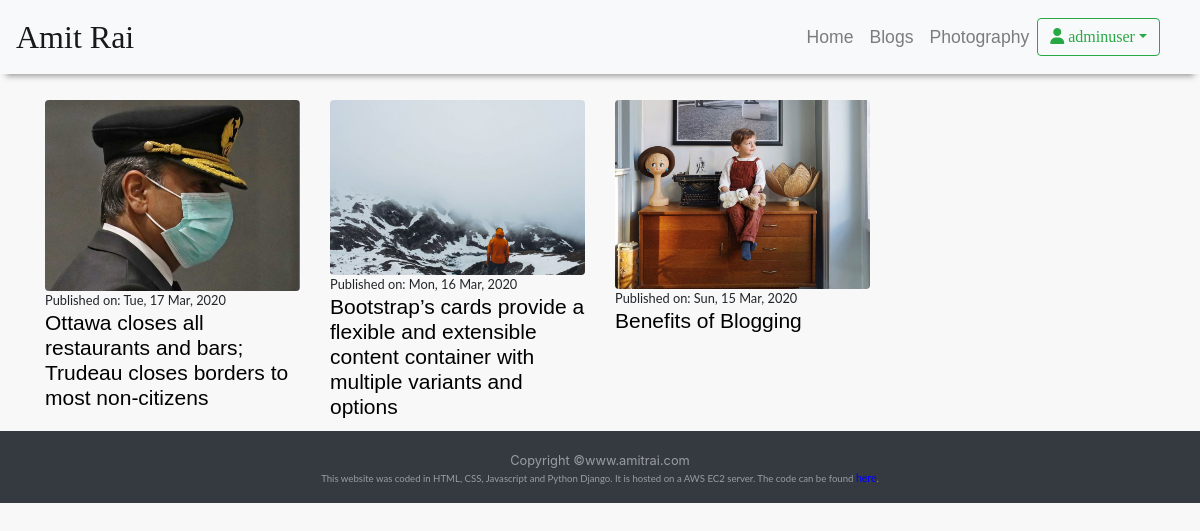
Page /postlist/ (signed in) on the committed database.
### blogsite/models.py (models this page shows, shortened)
class Post(models.Model):
    author = models.ForeignKey('auth.User',on_delete=models.CASCADE)
    title = models.CharField(max_length=200)
    text = RichTextUploadingField()
    created_date = models.DateTimeField(default=timezone.now)
    published_date = models.DateTimeField(blank=True, null=True)
    post_pic = models.ImageField(upload_to='post_pics',blank=True)

### blogsite/views.py (the view)
# urls.py: path('postlist/',views.PostListView.as_view(),name='post_list'),
class PostListView(ListView):
    model = Post
    def get_queryset(self):
        return Post.objects.filter(published_date__lte=timezone.now()).order_by('-published_date')

### blogsite/templates/blogsite/post_list.html
{% extends 'blogsite/base.html' %}
{% load static %}
{% block content %}
<div class="container" style="margin-top:80px">
<div class="row">
{% for post in post_list %}
        <div class="col-md-3">
        <div  style="margin-top:20px;">
            <img class="img-fluid rounded" src="{{post.post_pic.url}}" alt="Card image cap">
            <div>
                <p style="font-size: .8em;">Published on: {{ post.published_date|date:"D, d M, Y"}}</p>
                <a href="{% url 'post_detail' pk=post.pk %}"><h3 style="text-align: left;">{{ post.title }}</h3></a>
            </div>
        </div>
        </div>
    {% if forloop.last %}
       </div>
    {% elif forloop.counter|divisibleby:"4" %}
       <div class="row">
    {% endif %}
{% endfor %}
</div>
{% endblock %}

### blogsite/templates/blogsite/base.html (shortened to what this page needs)
<!DOCTYPE html>
{% load static %}
<html>
  <head>
    <link rel="stylesheet" href="https://stackpath.bootstrapcdn.com/bootstrap/4.1.3/css/bootstrap.min.css"
>
    <link rel="stylesheet" type="text/css" media="screen" href="{%static 'css/main.css' %}">
    <link href="https://maxcdn.bootstrapcdn.com/font-awesome/4.7.0/css/font-awesome.min.css" rel="stylesheet">
    <link rel="stylesheet" href="css/font-awesome.min.css">
    <link rel="stylesheet" href="{% static 'css/blog.css' %}">
  </head>
  <body>
 <nav class="navbar fixed-top navbar-expand-md navbar-light bg-light">
  <a class="navbar-brand bigbrand" style="font-family: Merriweather;" href="{% url 'post_list' %}">Amit Rai</a>
    <div class="collapse navbar-collapse" id="navbarCollapse">
        <ul class="navbar-nav align-items-center ml-auto">
        <li class="nav-item">
          <a class="nav-link js-scroll-trigger"  href="{% url 'home' %}" active>Home</a>
        </li>
        <li class="nav-item">
          <a class="nav-link" href="{% url 'post_list' %}">Blogs</a>
        </li>
        <li class="nav-item">
          <a class="nav-link" href="https://www.flickr.com/photos/187839942@N07/albums">Photography</a>
        </li>
      </ul>
      </div>
          {% if user.is_authenticated %}
            <div class="nav-item dropdown">
            <button class="btn btn-outline-success dropdown-toggle mr-4" type="button" data-toggle="dropdown"
            aria-haspopup="true" aria-expanded="false" style="font-family: Merriweather;"><span class="fa fa-user" aria-hidden="true">&nbsp;</span>{{ user.username }}</button>
          </div>
           {% endif %}
    </nav>
     {% block content %}
     {% endblock %}
  </body>
  <footer class="py-3 bg-dark text-white-50" style="margin-top: 10px">
    <div class="container text-center">
      <small>Copyright &copy;www.amitrai.com
        <p style="text-align: center;font-size: .6rem">This website was coded in HTML, CSS, Javascript and Python Django. It is hosted on a AWS EC2 server. The code can be found <a href="https://github.com/amitraikkr/blogproject">here</a>.
        </p>
      </small>
    </div>
  </footer>
</html>

### blogsite/static/css/main.css (style rules this page uses)
a { color:blue; font-size: 1.1em; }
p { font-family: 'Lato', sans-serif; text-align: left; margin:0px; }
h1, h2, h3, h4, h5, h6, .h1, .h2, .h3, .h4, .h5, .h6 { color:#000; }
h3 { font-family: sans-serif; font-size:21px; line-height:25px; padding-bottom:2px; font-weight:300; margin:0px; text-align: center; }

### blogsite/static/css/blog.css (style rules this page uses)
body { height: 100%; background: #f8f8f8; }
.navbar { -webkit-box-shadow: 0 8px 6px -6px #999; -moz-box-shadow: 0 8px 6px -6px #999; box-shadow: 0 8px 6px -6px #999; font-family: Arial; }
.bigbrand { font-size: 2em; }

### rows in the picture
Post: post_pic (picture), published_date "Tue, 17 Mar, 2020", title "Ottawa closes all restaurants and bars; Trudeau closes borders to most non-citizens"
Post: post_pic (picture), published_date "Mon, 16 Mar, 2020", title "Bootstrap’s cards provide a flexible and extensible content container with multiple variants and options"
Post: post_pic (picture), published_date "Sun, 15 Mar, 2020", title "Benefits of Blogging"

### other values in the picture
{{ user.username }} "adminuser"
